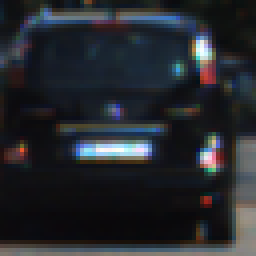
#> input picture vehicles/KITTI_extracted/1156.png, 64 x 64 px (shown 4 times larger); its folder holds only this picture in this run
$ jupyter execute --allow-errors Vehicle_detect_new.ipynb   (shell and % lines are left out)   (older library calls are emulated)
#> lines starting #> are read from the running program, lines starting #| are printed output that depends on the picture
[cell 1]
# Vehicle Detection
# This project aims to identify vehicles and non vehicles in a set of videos.
#Pipeline
# 1. Get the Images
# Create color histogram and hog features
# Get the images and do sliding window operation and identify the vehicles/nonvehicles.
# Apply Heatmap and get the Boxes.
# 2. Get the Video and do as above.

#Resources
# https://discussions.udacity.com/t/good-tips-from-my-reviewer-for-this-vehicle-detection-project/232903

[cell 2]
import matplotlib.image as mpimg
import matplotlib.pyplot as plt
import numpy as np
import pickle
import cv2
from skimage.feature import hog
from scipy.ndimage.measurements import label
import os
import glob
import time
from sklearn.svm import LinearSVC
from sklearn.preprocessing import StandardScaler
# NOTE: the next import is only valid for scikit-learn version <= 0.17
# for scikit-learn >= 0.18 use:
# from sklearn.model_selection import train_test_split
from sklearn.cross_validation import train_test_split

#> (a cell that did not finish here is left out)

[cell 4]
# Create a list of car images

images = glob.glob('./vehicles/KITTI_extracted/*.png')
#> images = ['./vehicles/KITTI_extracted/1156.png']

cars = []

for image in images:
    cars.append(image)
#> this loop made 1 pass
#> after the loop, cars = ['./vehicles/KITTI_extracted/1156.png']

images = glob.glob('./vehicles/GTI_Far/*.png')

for image in images:
    cars.append(image)

images = glob.glob('./vehicles/GTI_Left/*.png')

for image in images:
    cars.append(image)

images = glob.glob('./vehicles/GTI_MiddleClose/*.png')

for image in images:
    cars.append(image)

images = glob.glob('./vehicles/GTI_Right/*.png')

for image in images:
    cars.append(image)

print(len(cars))
#| 1
#> (the rest of this cell did not finish here and is left out)

[cell 5]
# Create a list of car images
ncimages = glob.glob('./non-vehicles/GTI/*.png')

notcars = []

for image in ncimages:
    notcars.append(image)
#> after the loop, notcars = []

ncimages = glob.glob('./non-vehicles/Extras/*.png')

for image in ncimages:
    notcars.append(image)


print(len(notcars))
#| 0
#> (the rest of this cell did not finish here and is left out)

[cell 6]
#Tuning Parameters
# We will define a set of Parameters to create the features
# performs under different binning scenarios
spatial = 8
histbin = 8

colorspace = 'YCrCb' # Can be RGB, HSV, LUV, HLS, YUV, YCrCb
orient = 9
pix_per_cell = 8
cell_per_block = 8
hog_channel = "ALL" # Can be 0, 1, 2, or "ALL"

ystart = 400 # Change as per sampel images
ystop = 656 # change as per sample images
scale = 1

[cell 7]
def bin_spatial(img, size=(32, 32)):
    color1 = cv2.resize(img[:,:,0], size).ravel()
    color2 = cv2.resize(img[:,:,1], size).ravel()
    color3 = cv2.resize(img[:,:,2], size).ravel()
    return np.hstack((color1, color2, color3))

# Define a function to compute color histogram features
def color_hist(img, nbins=32, bins_range=(0, 256)):
    # Compute the histogram of the color channels separately
    channel1_hist = np.histogram(img[:,:,0], bins=nbins, range=bins_range)
    channel2_hist = np.histogram(img[:,:,1], bins=nbins, range=bins_range)
    channel3_hist = np.histogram(img[:,:,2], bins=nbins, range=bins_range)
    # Concatenate the histograms into a single feature vector
    hist_features = np.concatenate((channel1_hist[0], channel2_hist[0], channel3_hist[0]))
    # Return the individual histograms, bin_centers and feature vector
    return hist_features

# Define a function to return HOG features and visualization
def get_hog_features(img, orient, pix_per_cell, cell_per_block,
                        vis=False, feature_vec=True):
    # Call with two outputs if vis==True
    if vis == True:
        features, hog_image = hog(img, orientations=orient, pixels_per_cell=(pix_per_cell, pix_per_cell),
                                  cells_per_block=(cell_per_block, cell_per_block), transform_sqrt=True,
                                  visualise=vis, feature_vector=feature_vec)
        return features, hog_image
    # Otherwise call with one output
    else:
        features = hog(img, orientations=orient, pixels_per_cell=(pix_per_cell, pix_per_cell),
                       cells_per_block=(cell_per_block, cell_per_block), transform_sqrt=True,
                       visualise=vis, feature_vector=feature_vec)
        return features

[cell 8]
# [43 lines left out: function extract_features2, not called in this run]

[cell 9]
# [47 lines left out: function extract_features3, not called in this run]

#> (a cell that did not finish here is left out)

#> (a cell that did not finish here is left out)

[cell 12]
# Define a function to extract features from a list of images
# Have this function call bin_spatial() and color_hist()
def extract_features(imgs, cspace='RGB', spatial_size=(32, 32),
                        hist_bins=32, hist_range=(0, 256),orient=9,
                        pix_per_cell=8, cell_per_block=2, hog_channel=0):
    # Create a list to append feature vectors to
    features = []
    # Iterate through the list of images
    for file in imgs:
        # Read in each one by one
        image = mpimg.imread(file)
        # apply color conversion if other than 'RGB'
        if cspace != 'RGB':
            if cspace == 'HSV':
                feature_image = cv2.cvtColor(image, cv2.COLOR_RGB2HSV)
            elif cspace == 'LUV':
                feature_image = cv2.cvtColor(image, cv2.COLOR_RGB2LUV)
            elif cspace == 'HLS':
                feature_image = cv2.cvtColor(image, cv2.COLOR_RGB2HLS)
            elif cspace == 'YUV':
                feature_image = cv2.cvtColor(image, cv2.COLOR_RGB2YUV)
            elif cspace == 'YCrCb':
                feature_image = cv2.cvtColor(image, cv2.COLOR_RGB2YCrCb)
        else: feature_image = np.copy(image)
        # Apply bin_spatial() to get spatial color features
        spatial_features = bin_spatial(feature_image, size=spatial_size)
        # Apply color_hist() also with a color space option now
        hist_features = color_hist(feature_image, nbins=hist_bins, bins_range=hist_range)
        # Append the new feature vector to the features list
                # Call get_hog_features() with vis=False, feature_vec=True
        if hog_channel == 'ALL':
            hog_features = []
            hog_feat1 = get_hog_features(feature_image[:,:,0], orient,
                                         pix_per_cell, cell_per_block, vis=False, feature_vec=True)
            hog_feat2 = get_hog_features(feature_image[:,:,1], orient,
                                         pix_per_cell, cell_per_block, vis=False, feature_vec=True)
            hog_feat3 = get_hog_features(feature_image[:,:,2], orient,
                                         pix_per_cell, cell_per_block, vis=False, feature_vec=True)
            hog_features = np.hstack((hog_feat1, hog_feat2, hog_feat3))
        else:
            hog_features = get_hog_features(feature_image[:,:,hog_channel], orient,
                        pix_per_cell, cell_per_block, vis=False, feature_vec=True)
        features.append(np.concatenate((spatial_features, hist_features, hog_features)))
    # Return list of feature vectors
    return features


# reduce sample size while testing offline
sample_size = 2000
cars = cars[0:sample_size]
notcars = notcars[0:sample_size]


t=time.time()
car_features = extract_features(cars, cspace=colorspace, spatial_size=(spatial, spatial),
                        hist_bins=histbin, hist_range=(0, 256),orient=orient,
                        pix_per_cell=pix_per_cell, cell_per_block=cell_per_block,
                        hog_channel=hog_channel)
#> in extract_features, image is the input picture: shape (64, 64, 3) float32; mean R, G, B 0.149, 0.159, 0.179
#> in extract_features, `feature_image = cv2.cvtColor(image, cv2.COLOR_RGB2YCrCb)`: feature_image: shape (64, 64, 3) float32; mean of channels 0, 1, 2 0.158, 0.493, 0.512
#> in bin_spatial, `color1 = cv2.resize(img[:,:,0], size).ravel()`: color1 = 64 values, max 0.668 at index 14, min 0.0456 at index 51, mean 0.181
#> in bin_spatial, `color2 = cv2.resize(img[:,:,1], size).ravel()`: color2 = 64 values, max 0.722 at index 22, min 0.422 at index 5, mean 0.493
#> in bin_spatial, `color3 = cv2.resize(img[:,:,2], size).ravel()`: color3 = 64 values, max 0.637 at index 34, min 0.431 at index 22, mean 0.516
#> in extract_features, `spatial_features = bin_spatial(feature_image, size=spatial_size)`: spatial_features = 192 values, max 0.722 at index 86, min 0.0456 at index 51, mean 0.397
#> in color_hist, `channel1_hist = np.histogram(img[:,:,0], bins=nbins, range=bins_range)`: channel1_hist = ([4096, 0, 0, 0, 0, 0, 0, 0], [0, 32, 64, 96, 128, 160, 192, 224, 256])
#> in color_hist, `channel2_hist = np.histogram(img[:,:,1], bins=nbins, range=bins_range)`: channel2_hist has the same summary as channel1_hist
#> in color_hist, `channel3_hist = np.histogram(img[:,:,2], bins=nbins, range=bins_range)`: channel3_hist has the same summary as channel1_hist
#> in color_hist, `hist_features = np.concatenate((channel1_hist[0], channel2_hist[0], ch..`: hist_features = 24 values, max 4096 at index 0, min 0 at index 1, mean 512
#> in get_hog_features, `features = hog(img, orientations=orient, pixels_per_cell=(pix_per_cell..`: features = 576 values, max 0.223 at index 22, min 0 at index 17, mean 0.02
#> in get_hog_features, `features = hog(img, orientations=orient, pixels_per_cell=(pix_per_cell..`:
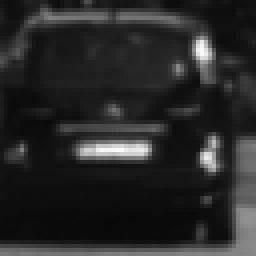
#> img: shape (64, 64) float32 (shown 4 times larger); min 0.0342, max 0.992, mean 0.158
#> in extract_features, `hog_feat1 = get_hog_features(feature_image[:,:,0], orient, pix_per_cel..`: hog_feat1 has the same summary as features in get_hog_features
#> call 2 of get_hog_features, with orient = 9, pix_per_cell = 8, cell_per_block = 8, vis = False, feature_vec = True
#> in get_hog_features (call 2), `features = hog(img, orientations=orient, pixels_per_cell=(pix_per_cell..`: features = 576 values, max 0.205 at index 206, min 0 at index 44, mean 0.0239
#> in get_hog_features (call 2), `features = hog(img, orientations=orient, pixels_per_cell=(pix_per_cell..`:
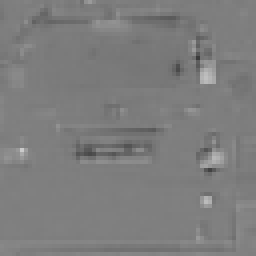
#> img: shape (64, 64) float32 (shown 4 times larger); min 0.233, max 0.796, mean 0.493
#> in extract_features, `hog_feat2 = get_hog_features(feature_image[:,:,1], orient, pix_per_cel..`: hog_feat2 has the same summary as features in get_hog_features
#> call 3 of get_hog_features, with orient = 9, pix_per_cell = 8, cell_per_block = 8, vis = False, feature_vec = True
#> in get_hog_features (call 3), `features = hog(img, orientations=orient, pixels_per_cell=(pix_per_cell..`: features = 576 values, max 0.214 at index 22, min 0 at index 26, mean 0.0245
#> in get_hog_features (call 3), `features = hog(img, orientations=orient, pixels_per_cell=(pix_per_cell..`:
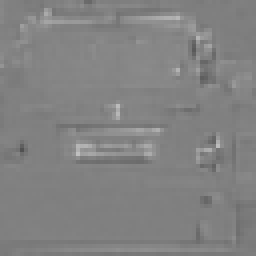
#> img: shape (64, 64) float32 (shown 4 times larger); min 0.319, max 0.755, mean 0.512
#> in extract_features, `hog_feat3 = get_hog_features(feature_image[:,:,2], orient, pix_per_cel..`: hog_feat3 has the same summary as features in get_hog_features
#> in extract_features, `hog_features = np.hstack((hog_feat1, hog_feat2, hog_feat3))`: hog_features = 1728 values, max 0.223 at index 22, min 0 at index 17, mean 0.0228
#> car_features = 1 item
notcar_features = extract_features(notcars, cspace=colorspace, spatial_size=(spatial, spatial),
                        hist_bins=histbin, hist_range=(0, 256), orient=orient,
                        pix_per_cell=pix_per_cell, cell_per_block=cell_per_block,
                        hog_channel=hog_channel)
#> notcar_features = []
t2 = time.time()
print(round(t2-t, 2), 'Seconds to extract BIN+HIST+HOG features...')
# Create an array stack of feature vectors

#> (a cell that did not finish here is left out)

[cell 14]
img_to_test = []
images = glob.glob('./test_images/*.jpg')
for image in images:
    img_to_test.append(image)
#> after the loop, img_to_test = []

#> (the rest of this cell did not finish here and is left out)

$ run again, on vehicles/KITTI_extracted/1676.png
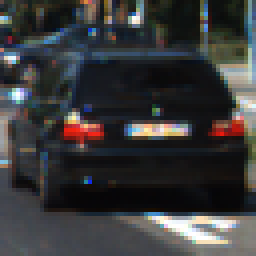
#> input picture vehicles/KITTI_extracted/1676.png, 64 x 64 px (shown 4 times larger)
#> images = ['./vehicles/KITTI_extracted/1676.png']
#> the loop `for image in images:` made 1 pass
#| 1
#> after the loop `for image in ncimages:`: notcars = []
#| 0
#> in extract_features, image is the input picture: shape (64, 64, 3) float32; mean R, G, B 0.225, 0.224, 0.227
#> feature_image: shape (64, 64, 3) float32; mean of channels 0, 1, 2 0.225, 0.5, 0.501
#> color1 = 64 values, max 0.941 at index 62, min 0.0345 at index 53, mean 0.197
#> color2 = 64 values, max 0.607 at index 34, min 0.456 at index 8, mean 0.499
#> color3 = 64 values, max 0.567 at index 8, min 0.45 at index 62, mean 0.502
#> spatial_features = 192 values, max 0.941 at index 62, min 0.0345 at index 53, mean 0.399
#> channel1_hist = ([4096, 0, 0, 0, 0, 0, 0, 0], [0, 32, 64, 96, 128, 160, 192, 224, 256])
#> channel2_hist has the same summary as channel1_hist
#> channel3_hist has the same summary as channel1_hist
#> in color_hist, `hist_features = np.concatenate((channel1_hist[0], channel2_hist[0], ch..`: hist_features = 24 values, max 4096 at index 0, min 0 at index 1, mean 512
#> features = 576 values, max 0.215 at index 328, min 0 at index 106, mean 0.0244
#> hog_feat1 has the same summary as features in get_hog_features
#> features = 576 values, max 0.208 at index 310, min 0 at index 334, mean 0.0279
#> in get_hog_features (call 2), `features = hog(img, orientations=orient, pixels_per_cell=(pix_per_cell..`:
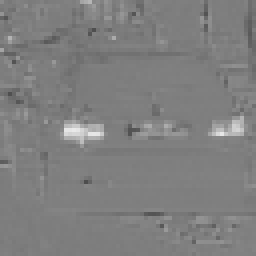
#> img: shape (64, 64) float32 (shown 4 times larger); min 0.304, max 0.914, mean 0.5
#> hog_feat2 has the same summary as features in get_hog_features
#> features = 576 values, max 0.187 at index 54, min 0 at index 213, mean 0.0285
#> in get_hog_features (call 3), `features = hog(img, orientations=orient, pixels_per_cell=(pix_per_cell..`:
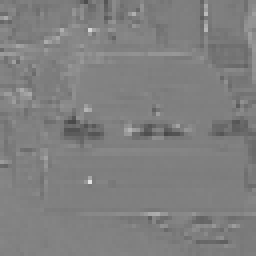
#> img: shape (64, 64) float32 (shown 4 times larger); min 0.287, max 0.888, mean 0.501
#> hog_feat3 has the same summary as features in get_hog_features
#> hog_features = 1728 values, max 0.215 at index 328, min 0 at index 106, mean 0.0269
#> car_features = 1 item
#> notcar_features = []

$ run again, on vehicles/KITTI_extracted/170.png
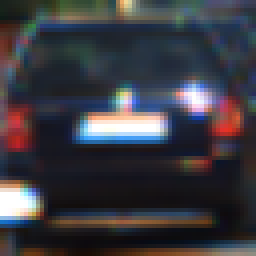
#> input picture vehicles/KITTI_extracted/170.png, 64 x 64 px (shown 4 times larger)
#> images = ['./vehicles/KITTI_extracted/170.png']
#> the loop `for image in images:` made 1 pass
#| 1
#> after the loop `for image in ncimages:`: notcars = []
#| 0
#> in extract_features, image is the input picture: shape (64, 64, 3) float32; mean R, G, B 0.234, 0.23, 0.257
#> feature_image: shape (64, 64, 3) float32; mean of channels 0, 1, 2 0.234, 0.5, 0.513
#> color1 = 64 values, max 0.991 at index 48, min 0.0456 at index 60, mean 0.204
#> color2 = 64 values, max 0.778 at index 32, min 0.432 at index 36, mean 0.499
#> color3 = 64 values, max 0.586 at index 36, min 0.412 at index 32, mean 0.514
#> spatial_features = 192 values, max 0.991 at index 48, min 0.0456 at index 60, mean 0.406
#> channel1_hist = ([4096, 0, 0, 0, 0, 0, 0, 0], [0, 32, 64, 96, 128, 160, 192, 224, 256])
#> channel2_hist has the same summary as channel1_hist
#> channel3_hist has the same summary as channel1_hist
#> in color_hist, `hist_features = np.concatenate((channel1_hist[0], channel2_hist[0], ch..`: hist_features = 24 values, max 4096 at index 0, min 0 at index 1, mean 512
#> features = 576 values, max 0.226 at index 319, min 0 at index 8, mean 0.0201
#> hog_feat1 has the same summary as features in get_hog_features
#> features = 576 values, max 0.235 at index 247, min 0 at index 19, mean 0.0231
#> in get_hog_features (call 2), `features = hog(img, orientations=orient, pixels_per_cell=(pix_per_cell..`:
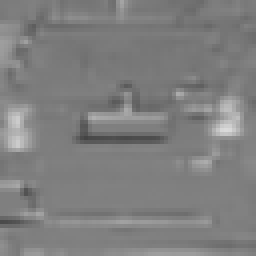
#> img: shape (64, 64) float32 (shown 4 times larger); min 0.27, max 0.858, mean 0.5
#> hog_feat2 has the same summary as features in get_hog_features
#> features = 576 values, max 0.226 at index 247, min 0 at index 19, mean 0.0225
#> in get_hog_features (call 3), `features = hog(img, orientations=orient, pixels_per_cell=(pix_per_cell..`:
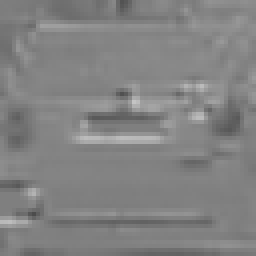
#> img: shape (64, 64) float32 (shown 4 times larger); min 0.299, max 0.769, mean 0.513
#> hog_feat3 has the same summary as features in get_hog_features
#> hog_features = 1728 values, max 0.235 at index 823, min 0 at index 8, mean 0.0219
#> car_features = 1 item
#> notcar_features = []

$ run again, on vehicles/KITTI_extracted/1793.png
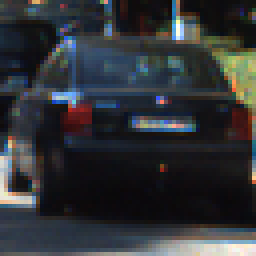
#> input picture vehicles/KITTI_extracted/1793.png, 64 x 64 px (shown 4 times larger)
#> images = ['./vehicles/KITTI_extracted/1793.png']
#> the loop `for image in images:` made 1 pass
#| 1
#> after the loop `for image in ncimages:`: notcars = []
#| 0
#> in extract_features, image is the input picture: shape (64, 64, 3) float32; mean R, G, B 0.193, 0.203, 0.215
#> feature_image: shape (64, 64, 3) float32; mean of channels 0, 1, 2 0.201, 0.494, 0.508
#> color1 = 64 values, max 0.565 at index 23, min 0.0404 at index 51, mean 0.181
#> color2 = 64 values, max 0.671 at index 26, min 0.417 at index 5, mean 0.494
#> color3 = 64 values, max 0.553 at index 5, min 0.399 at index 23, mean 0.509
#> spatial_features = 192 values, max 0.671 at index 90, min 0.0404 at index 51, mean 0.395
#> channel1_hist = ([4096, 0, 0, 0, 0, 0, 0, 0], [0, 32, 64, 96, 128, 160, 192, 224, 256])
#> channel2_hist has the same summary as channel1_hist
#> channel3_hist has the same summary as channel1_hist
#> in color_hist, `hist_features = np.concatenate((channel1_hist[0], channel2_hist[0], ch..`: hist_features = 24 values, max 4096 at index 0, min 0 at index 1, mean 512
#> features = 576 values, max 0.219 at index 45, min 0 at index 56, mean 0.0243
#> hog_feat1 has the same summary as features in get_hog_features
#> features = 576 values, max 0.206 at index 571, min 0 at index 512, mean 0.0284
#> in get_hog_features (call 2), `features = hog(img, orientations=orient, pixels_per_cell=(pix_per_cell..`:
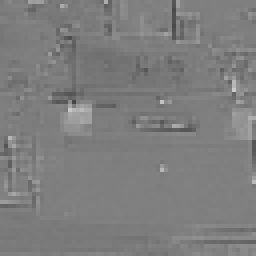
#> img: shape (64, 64) float32 (shown 4 times larger); min 0.278, max 0.799, mean 0.494
#> hog_feat2 has the same summary as features in get_hog_features
#> features = 576 values, max 0.202 at index 571, min 0 at index 57, mean 0.0299
#> in get_hog_features (call 3), `features = hog(img, orientations=orient, pixels_per_cell=(pix_per_cell..`:
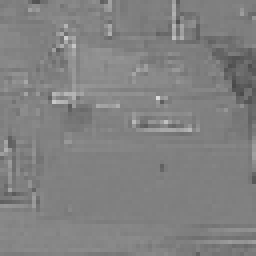
#> img: shape (64, 64) float32 (shown 4 times larger); min 0.289, max 0.851, mean 0.508
#> hog_feat3 has the same summary as features in get_hog_features
#> hog_features = 1728 values, max 0.219 at index 45, min 0 at index 56, mean 0.0275
#> car_features = 1 item
#> notcar_features = []

$ run again, on vehicles/KITTI_extracted/1333.png
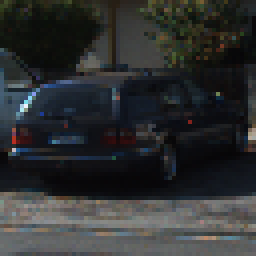
#> input picture vehicles/KITTI_extracted/1333.png, 64 x 64 px (shown 4 times larger)
#> images = ['./vehicles/KITTI_extracted/1333.png']
#> the loop `for image in images:` made 1 pass
#| 1
#> after the loop `for image in ncimages:`: notcars = []
#| 0
#> in extract_features, image is the input picture: shape (64, 64, 3) float32; mean R, G, B 0.182, 0.189, 0.191
#> feature_image: shape (64, 64, 3) float32; mean of channels 0, 1, 2 0.187, 0.496, 0.502
#> color1 = 64 values, max 0.469 at index 49, min 0.0298 at index 44, mean 0.185
#> color2 = 64 values, max 0.6 at index 32, min 0.443 at index 24, mean 0.499
#> color3 = 64 values, max 0.554 at index 24, min 0.463 at index 62, mean 0.501
#> spatial_features = 192 values, max 0.6 at index 96, min 0.0298 at index 44, mean 0.395
#> channel1_hist = ([4096, 0, 0, 0, 0, 0, 0, 0], [0, 32, 64, 96, 128, 160, 192, 224, 256])
#> channel2_hist has the same summary as channel1_hist
#> channel3_hist has the same summary as channel1_hist
#> in color_hist, `hist_features = np.concatenate((channel1_hist[0], channel2_hist[0], ch..`: hist_features = 24 values, max 4096 at index 0, min 0 at index 1, mean 512
#> features = 576 values, max 0.211 at index 454, min 0 at index 168, mean 0.0263
#> hog_feat1 has the same summary as features in get_hog_features
#> features = 576 values, max 0.204 at index 292, min 0 at index 468, mean 0.0307
#> in get_hog_features (call 2), `features = hog(img, orientations=orient, pixels_per_cell=(pix_per_cell..`:
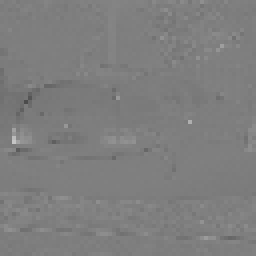
#> img: shape (64, 64) float32 (shown 4 times larger); min 0.3, max 0.776, mean 0.496
#> hog_feat2 has the same summary as features in get_hog_features
#> features = 576 values, max 0.201 at index 157, min 0 at index 352, mean 0.0312
#> in get_hog_features (call 3), `features = hog(img, orientations=orient, pixels_per_cell=(pix_per_cell..`:
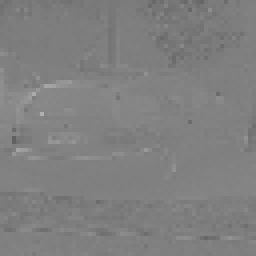
#> img: shape (64, 64) float32 (shown 4 times larger); min 0.378, max 0.692, mean 0.502
#> hog_feat3 has the same summary as features in get_hog_features
#> hog_features = 1728 values, max 0.211 at index 454, min 0 at index 168, mean 0.0294
#> car_features = 1 item
#> notcar_features = []
